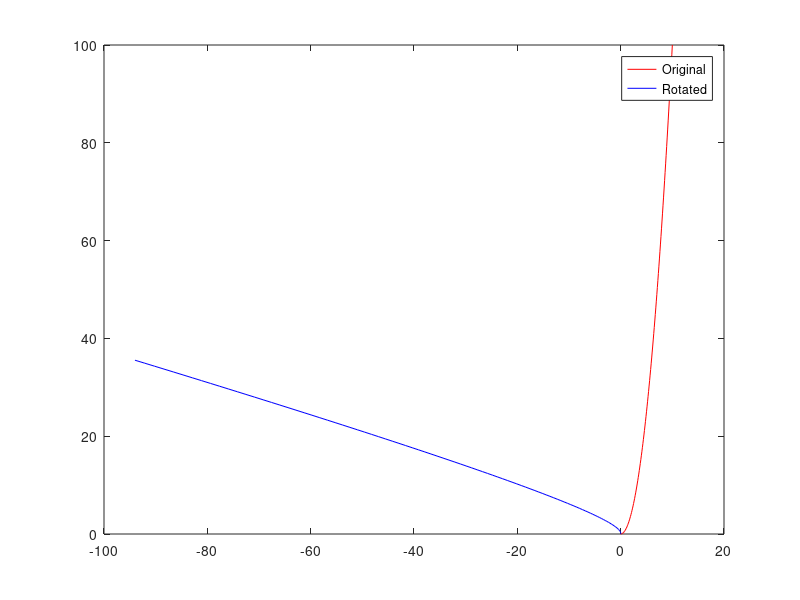

MATLAB code for this plot:
clear
clc
close all

tic
%--------------------------------------------------------------------------%
%                                  INPUTS                                  %
%--------------------------------------------------------------------------%

% Define the origin that was used as (0, 0) for local cooridnates in WGS84
% coordinates (standard GPS)
%            LAT         LON       ALT
origin = [32.881110, -117.235472, 10.0];

% Define the pickup in local cooridnates (meters)
%         X   Y
pickup = [5, 15];

% Define each drop off on local coordinates (meters)
%          X   Y
dropoff = [3,  9;
          18, 18; 
          18,  3;
           5,  4;
           2, 19;
           8,  2;
          10, 18];

% Define the center of each obstacle in local coordinates and the width and
% height of each obstacle (meters)
%        X    Y     W      H
avoid = [3,   4,   1.5,   1.5; 
         3,   12,  2.5,   2; 
         4,   1,     3,   1.5;
        10,   2,     2,   1.5;
        14,  16,     4,   4;
         5,  18,     4,   1;
        17,   9,     4,   5];

% Define offset to keep vehicle away from obstacles (meters)
offset = 0.25;

% Define the car dynamics min turning radius (meters)
cardyn.mtr = 0.75;

% Define the car dynamics average velocity (meters per second)
cardyn.vave = 1;

% Define the car dynamics distance step for GPS output (meters)
cardyn.dstep = 0.2;

% Call the pathPlanning function to optimize the path
%GPS = pathPlanning(origin, pickup, dropoff, avoid, offset, cardyn)

% Plot the track in the WGS84 frame
%zoomLevel = 20;
%player = geoplayer(GPS(1, 1), GPS(1, 2), zoomLevel);
%plotRoute(player, GPS(:, 1), GPS(:, 2));


ang = 285;


x = (0:0.1:10)';

GPS = [x, x.^2];

rot = [cosd(ang), sind(ang); -sind(ang), cosd(ang)];


GPS_rot = rot*GPS';

GPS_rot = GPS_rot';

figure(1)
plot(GPS(:, 1), GPS(:, 2), 'r', GPS_rot(:, 1), GPS_rot(:, 2), 'b')
legend('Original', 'Rotated', 'Location', 'best')


toc